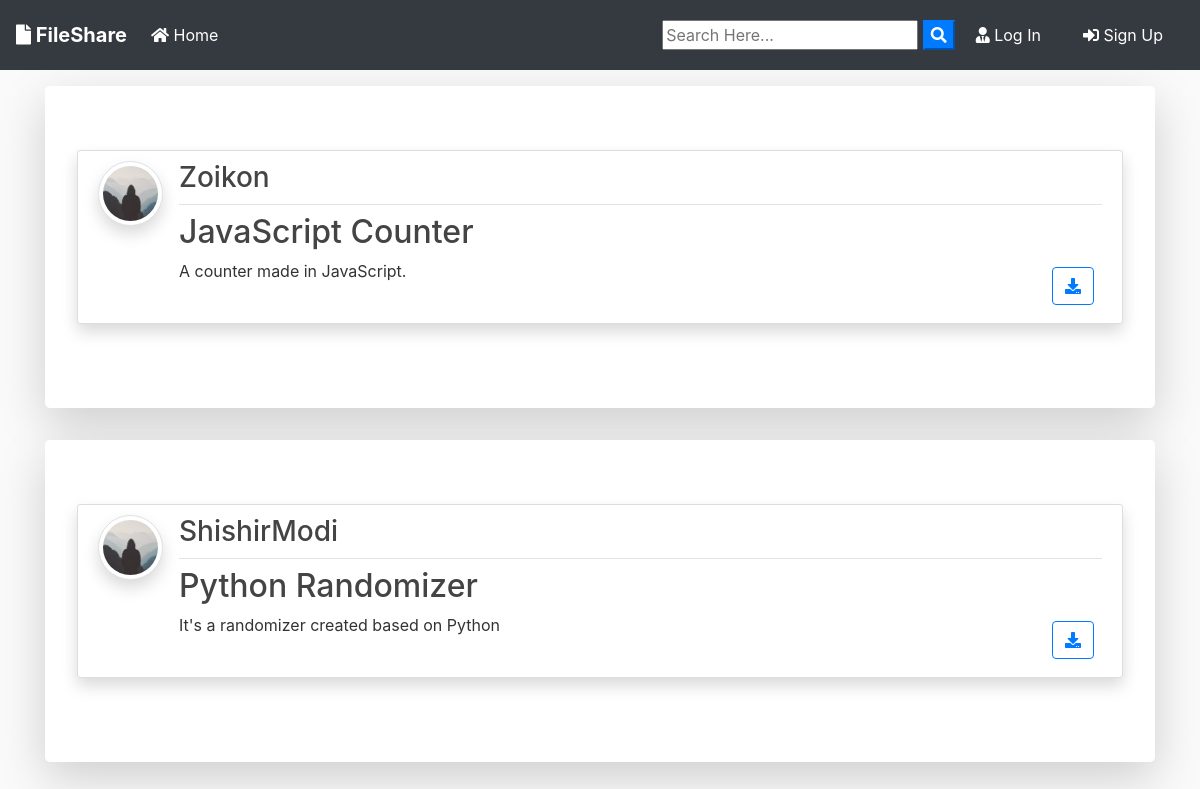
The page / on the database its author committed.
### blog/models.py (models this page shows, shortened)
class Post(models.Model):
	title = models.CharField(max_length=100)
	file = models.FileField(null=True,blank=True,upload_to='Files')
	content = models.TextField()
	date_posted = models.DateTimeField(default=timezone.now)
	author = models.ForeignKey(User, on_delete=models.CASCADE)

### users/models.py (models this page shows, shortened)
class Profile(models.Model):
    user = models.OneToOneField(User, on_delete=models.CASCADE)
    image = models.ImageField(default='default.jpg', upload_to='profile_pics')

### blog/views.py (the view)
# urls.py: path('', PostListView.as_view(), name='blog-home'),
class PostListView(ListView):
    model = Post
    template_name = 'blog/home.html'  # <app>/<model>_<viewtype>.html
    context_object_name = 'posts'
    ordering = ['-date_posted']
    paginate_by = 2

### blog/templates/blog/home.html (shortened to what this page needs)
{% extends "blog/base.html" %}
{% block content %}
    {% for post in posts %}
      <div class="jumbotron mt-3 bg-white shadow-lg">
      <article class="media content-section shadow">
        <a href="{{ post.author.profile.image.url }} " target="_blank"> <img src="{{ post.author.profile.image.url }}  " alt="" class="article-img rounded-circle img-thumbnail img-fluid shadow">
        </a>
        <div class="media-body">
          <div class="article-metadata d-flex justify-content-between">
            <a class="mr-2 " href="{% url 'user-posts' post.author.username  %}"><h3>{{ post.author }}</h3></a>
          </div>
          <h2><a class="article-title text-justify " href="{% url 'post-detail' post.id %}">{{ post.title }}</a></h2>
          <div class="d-flex justify-content-between">
            <p class="article-content text-justify text-truncate overflow-hidden">{{ post.content }}</p>
            {% if post.file %}
          <div class="form-group mt-0 pt-0  m-2">
            <a class="btn btn-outline-primary  btn-d "  href="{{ post.file.url }}"  download type="submit"><i class="fas fa-download"></i></a>
          </div>
          {% endif %}
          </div>
        </div>
      </article>
      </div>
    {% endfor %}
{% endblock content %}

### blog/templates/blog/base.html (shortened to what this page needs)
{% load static %}
<!doctype html>
<html lang="en">
  <head>
    <link rel="stylesheet" href="https://stackpath.bootstrapcdn.com/bootstrap/4.3.1/css/bootstrap.min.css">
    <link rel="stylesheet" href="https://use.fontawesome.com/releases/v5.8.1/css/all.css" >
    <link rel="stylesheet" href="{% static 'blog/main.css' %}">
</head>
  <body>
        <nav class="navbar navbar-expand-lg navbar-dark bg-dark">
                <a class="navbar-brand font-weight-bold" href="{% url 'blog-home' %}"><i class="fas fa-file"></i> FileShare</a>
                <div class="collapse navbar-collapse" id="navbarSupportedContent">
                  <ul class="navbar-nav mr-auto">
                    <li class="nav-item active">
                      <a class="nav-link" href="{% url 'blog-home' %}"><i class="fas fa-home"></i> Home <span class="sr-only">(current)</span></a>
                    </li>
                  </ul>
                  <form id="searchform" action="{% url 'search' %}" method="get">
                    <input type="text" name="q" type="text" value="{{ request.GET.q }}" placeholder="Search Here..." />
                    <button type="button" onclick="searchform.submit()" class=" text-white my-color btn-primary"><i class="fa fa-search"></i></button>
                </form>
                    {% if user.is_authenticated %}
                    <a href="{% url 'user-posts' user %}" class="btn text-white m-2"><i class="fas fa-user-shield"></i> My Post</a>
                    <a href="{% url 'post-create' %} " class="btn text-white m-2"><i class="fas fa-user-edit"></i> New Post</a>
                    <a href="{% url 'profile' %} " class="btn text-white m-2"><i class="fas fa-user"></i> {{ user.username }}</a>
                    <a href="{% url 'logout' %} " class="btn text-white m-2"><i class="fas fa-sign-out-alt"></i> Log Out</a>
                    {% else %}
                    <a href="{% url 'login' %} " class="btn text-white m-2"><i class="fas fa-user-tie"></i> Log In</a>
                    <a href="{% url 'register' %} " class="btn text-white m-2"> <i class="fas fa-sign-in-alt"></i> Sign Up</a>
                    {% endif %}
                </div>
              </nav>
      <div class="container my-bg">
    {% block content %}
    {% endblock  %}
</div>
  </body>
</html>

### blog/static/blog/main.css (style rules this page uses)
body { background: #fafafa; color: #333333; margin-top: 0; }
h1, h2, h3, h4, h5, h6 { color: #444444; }
ul { margin: 0; }
.content-section { background: #ffffff; padding: 10px 20px; border: 1px solid #dddddd; border-radius: 3px; margin-bottom: 20px; }
.article-title { color: #444444; }
.article-content { white-space: pre-line; }
.article-img { height: 65px; width: 65px; margin-right: 16px; }
.article-metadata { padding-bottom: 1px; margin-bottom: 4px; border-bottom: 1px solid #e3e3e3 }

### rows shown on the page
Post: author.profile.image (placeholder picture), author "Zoikon", title "JavaScript Counter", content "A counter made in JavaScript."
Post: author.profile.image (placeholder picture), author "ShishirModi", title "Python Randomizer", content "It's a randomizer created based on Python"
